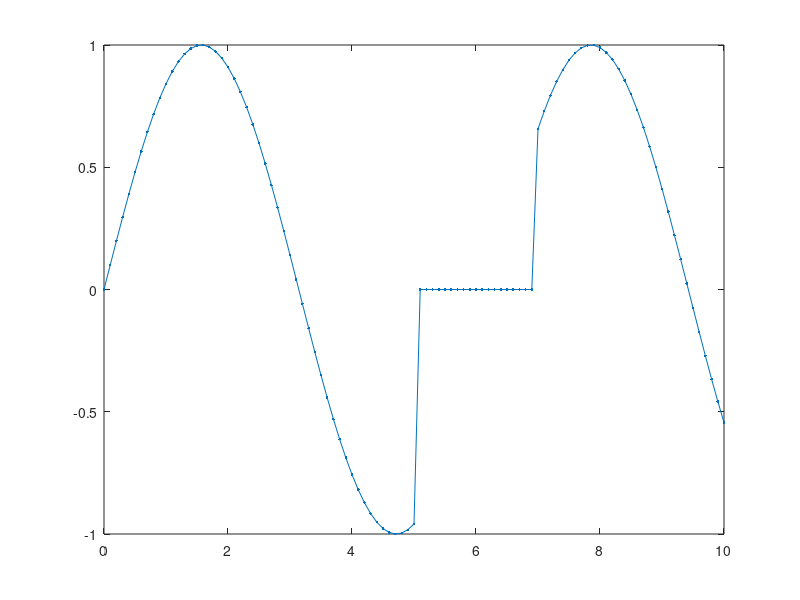

This figure's MATLAB source: (Note: this script raises an error after producing the figure.)
% 生成示例信号
x = linspace(0, 10, 101);
y = sin(x);
y(x>5 & x<7) = 0;
plot(x,y,'.-')

% 对连续0信号进行插值
idx = find(y == 0);
for ii = 1:length(idx)
    if ii == 1 || idx(ii) ~= idx(ii-1) + 1 % 判断是否是连续0的序列的开头
        start_idx = idx(ii);
        end_idx = start_idx;
        while end_idx < length(y) && y(end_idx+1) == 0 % 找到连续0序列的末尾
            end_idx = end_idx + 1;
        end
        if end_idx == length(y) % 特判连续0序列在末尾的情况
            end_idx = end_idx + 1;
        end
        x_interp = x(start_idx:end_idx); % 进行插值的样本点
        y_interp = y(start_idx:end_idx);
        y_interp(y_interp == 0) = nan; % 将0替换为nan，以便于interp1函数的使用
        y_interp = interp1(x_interp(~isnan(y_interp)), y_interp(~isnan(y_interp)), x_interp, 'linear');
        y(start_idx:end_idx) = y_interp;
    end
end

hold on
plot(x,y,'.-')
legend('原始信号','插值后信号')
